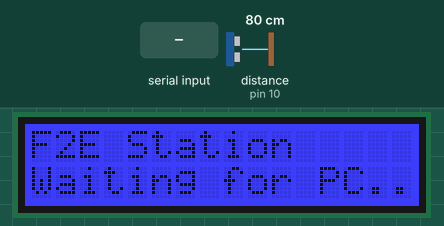
Simulated run of this sketch. Board: Arduino Uno, built with avr-gcc and run on an emulated ATmega328P. Parts: 16×2 character LCD. Wiring (inferred from the names in the program): ultrasonic range finder: trigger pin 9; echo pin 10. The inputs (shaded band) are chosen by the test bench; at power-on: distance to the obstacle (sensor on pin 10) 80 cm. The echo pulse lasts 58.3 µs per cm; what the sketch prints to the serial monitor is not drawn.

Above: at 1.2 s.
1.3 s: "START\n" received over Serial
At 2.8 s:
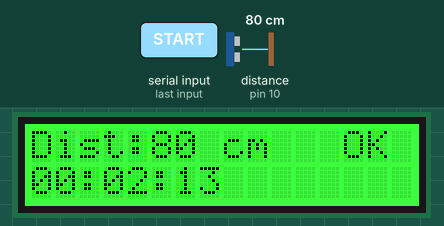
4.3 s: distance to the obstacle (sensor on pin 10) set to 120 cm
At 5.6 s:
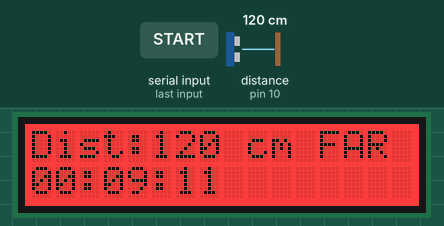
6.5 s: "READY\n" received over Serial
At 6.9 s:
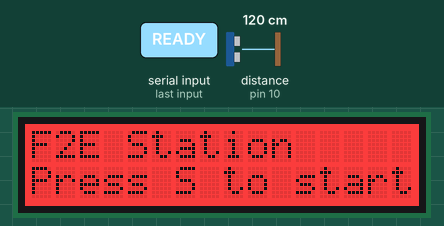
8.5 s: distance to the obstacle (sensor on pin 10) set to 2 cm
At 8.9 s:
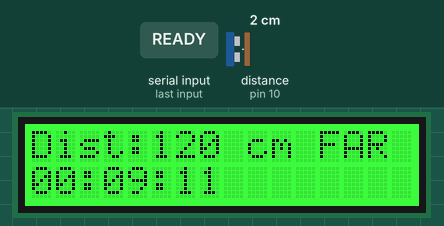
10.5 s: "STOP\n" received over Serial
At 11.7 s:
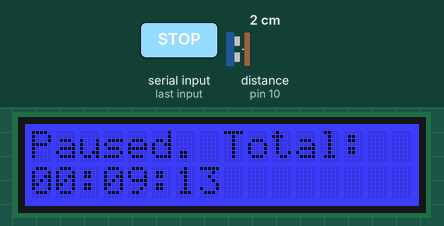
12.0 s: "READY\n" received over Serial
At 12.9 s:
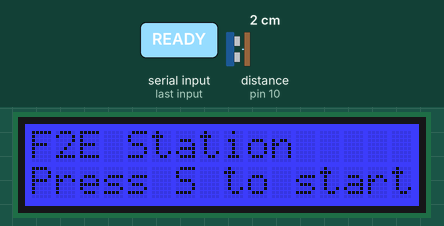
Timing chart, 0 to 14.5 s (numbered marks = the images above; inputs shaded):
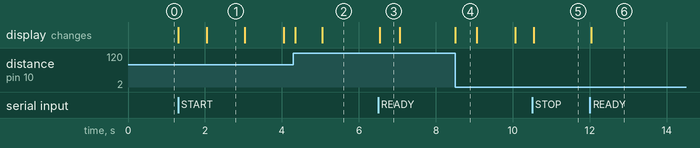

Measured:
- after the input at 1.3 s, the display: first changes at once (image 1 shows a later state)
- after the input at 4.3 s, the display: first changes after 0.05 s (image 2 shows a later state)
- after the input at 6.5 s, the display: changes at once (image 3)
- after the input at 8.5 s, the display: changes at once (image 4)
- after the input at 10.5 s, the display: changes at once (image 5)
- after the input at 12.0 s, the display: changes at once (image 6)
- what the display in image 1 shows lasts 1.0 s, from 2.0 s to 3.0 s

The sketch:

F2E_Station.ino
```cpp
/*
  F2E_Station.ino
  Hardware:
    RGB LCD (JHD1313M3)  -> I2C (SDA/SCL)
    Ultrasonic           -> Trig D9 / Echo D10
*/

#include <Wire.h>
#include "rgb_lcd.h"

rgb_lcd lcd;

const uint8_t TRIG_PIN = 9;
const uint8_t ECHO_PIN = 10;
const int     FAR_CM   = 100; // 100cm (1 meter) threshold

bool sessionActive = false;
bool isFocused     = false;
bool personPresent = false;

// To prevent "spamming" the LCD with color commands
enum State { NONE, IDLE, FOCUSED, AWAY };
State currentState = NONE;
State lastState    = NONE;

unsigned long focusSeconds   = 0;
unsigned long lastSecondTick = 0;
unsigned long lastLCDUpdate  = 0;
unsigned long lastSerialSend = 0;

// Distance Function
long readDistanceCM() {
  digitalWrite(TRIG_PIN, LOW);
  delayMicroseconds(2);
  digitalWrite(TRIG_PIN, HIGH);
  delayMicroseconds(10);
  digitalWrite(TRIG_PIN, LOW);

  // 30000ms timeout (~500cm max range).
  long duration = pulseIn(ECHO_PIN, HIGH, 30000UL);

  // If it times out (error), it returns 0.
  // We change 0 to 999 so the math naturally sees it as "Too Far/Away".
  if (duration == 0) {
    return 999;
  }
  return duration / 58L;
}

// COLOR LOGIC
void updateScreenColor() {
  if (!sessionActive) {
    currentState = IDLE;
  } else if (personPresent && isFocused) {
    currentState = FOCUSED;
  } else {
    currentState = AWAY;
  }

  // ONLY change the LCD color if the state just changed
  if (currentState != lastState) {
    if (currentState == IDLE) {
      lcd.setRGB(0, 0, 255); // BLUE - Stopped/Waiting
    } else if (currentState == FOCUSED) {
      lcd.setRGB(0, 255, 0); // GREEN - Working
    } else if (currentState == AWAY) {
      lcd.setRGB(255, 0, 0); // RED - Slouching or Left the desk
    }
    lastState = currentState;
  }
}

void lcdRow(uint8_t row, String text) {
  lcd.setCursor(0, row);
  while (text.length() < 16) text += ' ';
  lcd.print(text.substring(0, 16));
}

String formatTime(unsigned long totalSeconds) {
  unsigned long h = totalSeconds / 3600;
  unsigned long m = (totalSeconds % 3600) / 60;
  unsigned long s = totalSeconds % 60;
  char buf[9];
  sprintf(buf, "%02lu:%02lu:%02lu", h, m, s);
  return String(buf);
}

void handleSerial() {
  if (!Serial.available()) return;
  String cmd = Serial.readStringUntil('\n');
  cmd.trim();
  if (cmd.length() == 0) return;

  if (cmd == "READY") {
    lcd.clear();
    lcdRow(0, "F2E Station");
    lcdRow(1, "Press S to start");
    updateScreenColor();
  }
  else if (cmd == "START") {
    sessionActive  = true;
    isFocused      = true; // Assume focused until Python says B
    lastSecondTick = millis();
    lcd.clear();
    updateScreenColor();
  }
  else if (cmd == "STOP") {
    sessionActive = false;
    isFocused     = false;
    lcd.clear();
    lcdRow(0, "Paused. Total:");
    lcdRow(1, formatTime(focusSeconds));
    updateScreenColor();
  }
  else if (cmd == "G") {
    isFocused = true;
    updateScreenColor();
  }
  else if (cmd == "B") {
    isFocused = false;
    updateScreenColor();
  }
}

void setup() {
  Serial.begin(9600);
  pinMode(TRIG_PIN, OUTPUT);
  pinMode(ECHO_PIN, INPUT);

  lcd.begin(16, 2);
  updateScreenColor(); // Set initial Blue
  lcdRow(0, "F2E Station");
  lcdRow(1, "Waiting for PC..");
}

void loop() {
  unsigned long now = millis();

  handleSerial();

  // 1. Read Distance
  long dist = readDistanceCM();
  personPresent = (dist < FAR_CM);

  updateScreenColor(); // Will only trigger if state changed based on distance

  // 2. Focus Timer
  if (sessionActive && personPresent && isFocused) {
    if (now - lastSecondTick >= 1000UL) {
      lastSecondTick += 1000UL;
      focusSeconds++;
      if (focusSeconds > 0 && focusSeconds % 60 == 0) {
        Serial.println("GOAL_REACHED");
      }
    }
  } else {
    lastSecondTick = now; // Prevent time jumping when returning
  }

  // 3. Update LCD Text every 1 second
  if (now - lastLCDUpdate >= 1000UL) {
    lastLCDUpdate = now;
    if (sessionActive) {
      String row0 = "Dist:";
      if (dist == 999) row0 += "--- cm";
      else { row0 += dist; row0 += " cm"; }
      while (row0.length() < 11) row0 += ' ';

      if      (!personPresent) row0 += " FAR";
      else if (!isFocused)     row0 += " BAD";
      else                     row0 += "  OK";

      lcdRow(0, row0);
      lcdRow(1, formatTime(focusSeconds));
    }
  }

  // 4. Send Serial to Python every 1 second
  if (now - lastSerialSend >= 1000UL) {
    lastSerialSend = now;
    Serial.print("DIST:"); Serial.print(dist == 999 ? 0 : dist);
    Serial.print(" FOCUS:"); Serial.println(formatTime(focusSeconds));
  }
}
```
